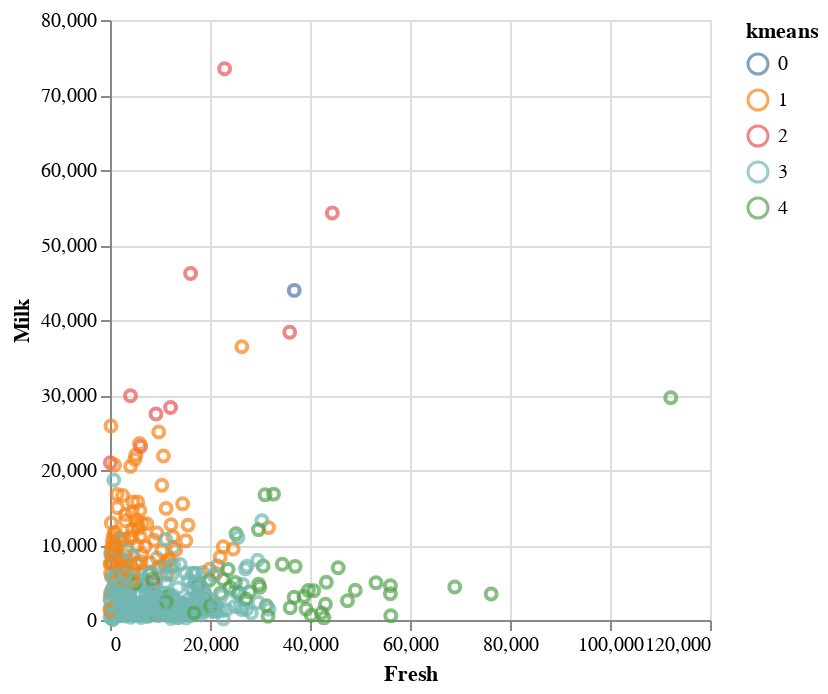
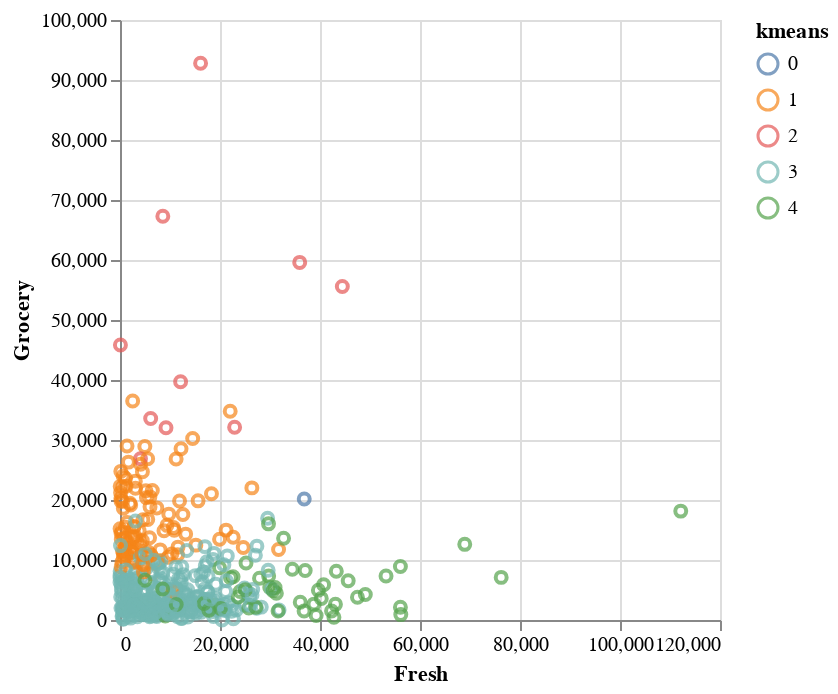
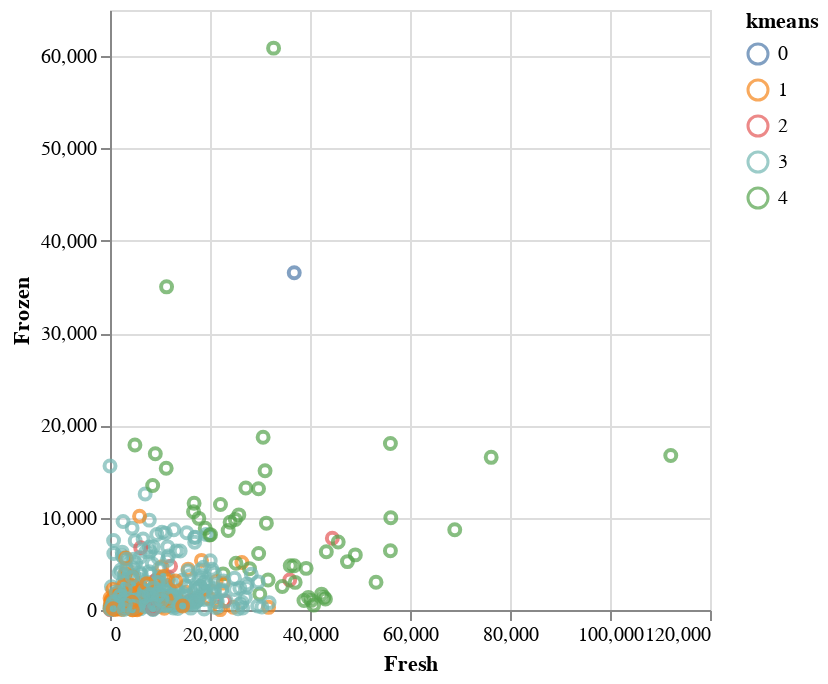
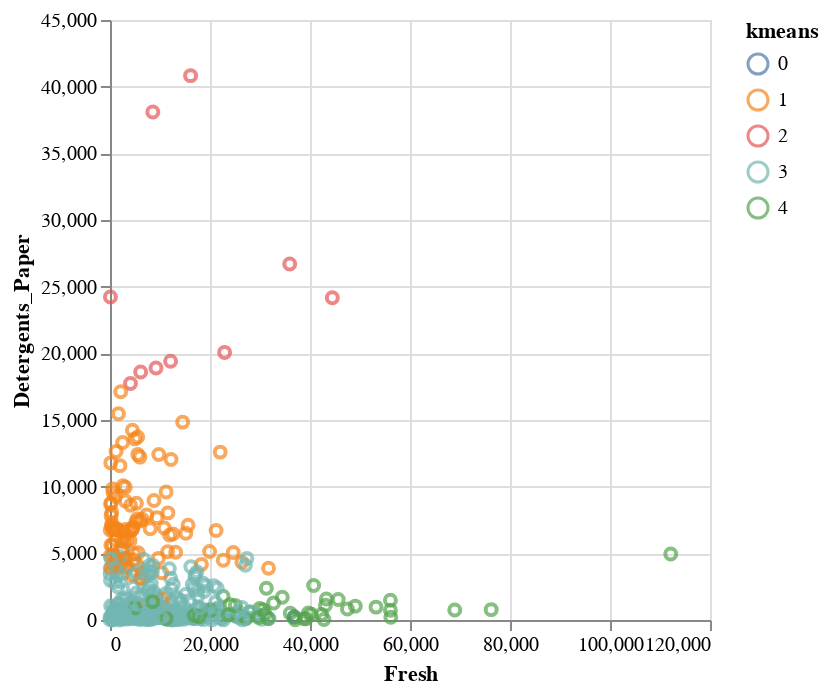

Write notebook code for charts like these, in order.
### Markdown cell above
**[4.5]** Print scatter plots to visualise the clusters

### Code cell
base = alt.Chart(df).mark_point().encode(color='kmeans:N')
for a, b in pairs:
  base.encode(x=a, y=b).display()

### Figure 1 — Vega-Lite specification as saved in the notebook (floating-point values rounded to 4 significant figures; data arrays with more than 128 entries replaced by an {"elided": "..."} marker saying what was removed)
{"config": {"view": {"continuousWidth": 300, "continuousHeight": 300}}, "data": {"name": "data-1e952c12d7c5cdccd482c68696469959"}, "mark": {"type": "point"}, "encoding": {"color": {"field": "kmeans", "type": "nominal"}, "x": {"field": "Fresh", "type": "quantitative"}, "y": {"field": "Milk", "type": "quantitative"}}, "$schema": "https://vega.github.io/schema/vega-lite/v5.20.1.json", "datasets": {"data-1e952c12d7c5cdccd482c68696469959": {"elided": "440 records"}}}

### Figure 2 — Vega-Lite specification as saved in the notebook (floating-point values rounded to 4 significant figures; data arrays with more than 128 entries replaced by an {"elided": "..."} marker saying what was removed)
{"config": {"view": {"continuousWidth": 300, "continuousHeight": 300}}, "data": {"name": "data-1e952c12d7c5cdccd482c68696469959"}, "mark": {"type": "point"}, "encoding": {"color": {"field": "kmeans", "type": "nominal"}, "x": {"field": "Fresh", "type": "quantitative"}, "y": {"field": "Grocery", "type": "quantitative"}}, "$schema": "https://vega.github.io/schema/vega-lite/v5.20.1.json", "datasets": {"data-1e952c12d7c5cdccd482c68696469959": {"elided": "440 records"}}}

### Figure 3 — Vega-Lite specification as saved in the notebook (floating-point values rounded to 4 significant figures; data arrays with more than 128 entries replaced by an {"elided": "..."} marker saying what was removed)
{"config": {"view": {"continuousWidth": 300, "continuousHeight": 300}}, "data": {"name": "data-1e952c12d7c5cdccd482c68696469959"}, "mark": {"type": "point"}, "encoding": {"color": {"field": "kmeans", "type": "nominal"}, "x": {"field": "Fresh", "type": "quantitative"}, "y": {"field": "Frozen", "type": "quantitative"}}, "$schema": "https://vega.github.io/schema/vega-lite/v5.20.1.json", "datasets": {"data-1e952c12d7c5cdccd482c68696469959": {"elided": "440 records"}}}

### Figure 4 — Vega-Lite specification as saved in the notebook (floating-point values rounded to 4 significant figures; data arrays with more than 128 entries replaced by an {"elided": "..."} marker saying what was removed)
{"config": {"view": {"continuousWidth": 300, "continuousHeight": 300}}, "data": {"name": "data-1e952c12d7c5cdccd482c68696469959"}, "mark": {"type": "point"}, "encoding": {"color": {"field": "kmeans", "type": "nominal"}, "x": {"field": "Fresh", "type": "quantitative"}, "y": {"field": "Detergents_Paper", "type": "quantitative"}}, "$schema": "https://vega.github.io/schema/vega-lite/v5.20.1.json", "datasets": {"data-1e952c12d7c5cdccd482c68696469959": {"elided": "440 records"}}}
